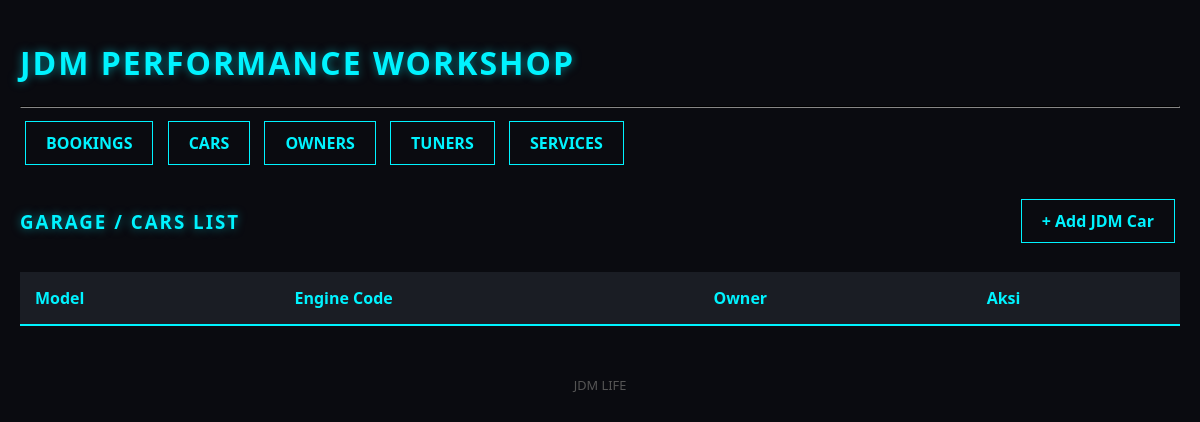
Before: /index.php?page=car_list with the older database file.
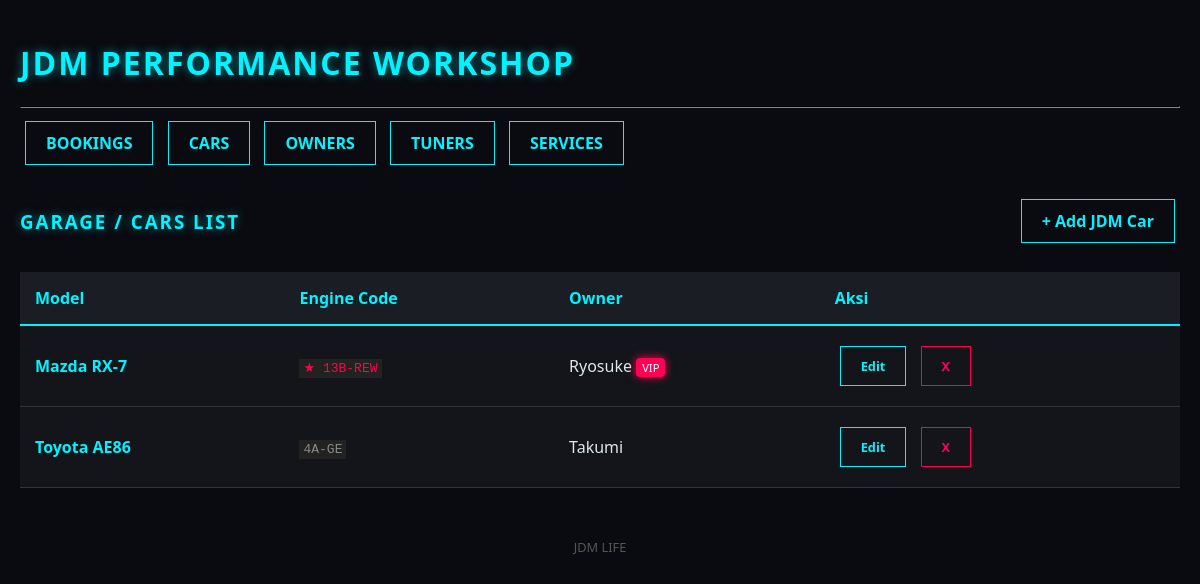
After: the same page with the newer database file.
### tables this page shows
CREATE TABLE IF NOT EXISTS `cars` (
  `id` int(11) NOT NULL AUTO_INCREMENT,
  `id_owner` int(11) NOT NULL,
  `model` varchar(100) NOT NULL,
  `kode_mesin` varchar(50) NOT NULL,
  PRIMARY KEY (`id`),
  FOREIGN KEY (`id_owner`) REFERENCES `owners` (`id`) ON DELETE CASCADE
);

CREATE TABLE IF NOT EXISTS `owners` (
  `id` int(11) NOT NULL AUTO_INCREMENT,
  `nama_owner` varchar(100) NOT NULL,
  `membership_status` enum('Reguler','JDM_VIP') DEFAULT 'Reguler',
  PRIMARY KEY (`id`)
);

### config/Database.php (called while the page is built, shortened)
<?php
class Database {
    protected $host = "localhost";
    protected $user = "root";
    protected $password = "";
    protected $db_name = "jdm_workshop";
    protected $conn;
    public function __construct() {
        $this->conn = new mysqli($this->host, $this->user, $this->password, $this->db_name);
    }
    public function execute($query) {
        return $this->conn->query($query);
    }
}
?>

### models/CarModel.php (called while the page is built, shortened)
<?php
include_once 'config/Database.php';
class CarModel extends Database {
    public function getAllCars() {
        $query = "SELECT c.*, o.nama_owner, o.membership_status
                  FROM cars c
                  JOIN owners o ON c.id_owner = o.id
                  ORDER BY c.id DESC";
        return $this->execute($query);
    }
}
?>

### views/cars/list.php (the view)
<?php include 'views/templates/header.php'; ?>
<div style="display: flex; justify-content: space-between; align-items: center;">
    <h3>Garage / Cars List</h3>
    <a href="index.php?page=car_add" class="btn">+ Add JDM Car</a>
</div>
<table>
    <thead>
        <tr>
            <th>Model</th>
            <th>Engine Code</th>
            <th>Owner</th>
            <th>Aksi</th>
        </tr>
    </thead>
    <tbody>
        <?php foreach ($viewModel->carList as $car): ?>
        <tr>
            <td style="font-weight:bold; color: var(--neon-blue);"><?= $car->model ?></td>
            <td><?= $car->engine_display ?></td>
            <td><?= $car->owner ?> <?= $car->vip_label ?></td>
            <td>
                <a href="index.php?page=car_edit&id=<?= $car->id ?>" class="btn" style="font-size:0.8em">Edit</a>
                <a href="index.php?page=car_delete&id=<?= $car->id ?>" class="btn btn-danger" style="font-size:0.8em" onclick="return confirm('Yakin hapus mobil ini?')">X</a>
            </td>
        </tr>
        <?php endforeach; ?>
    </tbody>
</table>
<?php include 'views/templates/footer.php'; ?>

### index.php (shortened to what this page needs)
<?php
require_once 'viewmodels/CarViewModel.php';
$page = isset($_GET['page']) ? $_GET['page'] : 'home';
$carVM = new CarViewModel();
switch ($page) {
    case 'car_list':
        $carVM->viewCars();
        $viewModel = $carVM;
        include 'views/cars/list.php';
        break;
}
?>

### views/templates/header.php (shortened to what this page needs)
<!DOCTYPE html>
<html lang="en">
<head>
</head>
<body>
<div class="container">
    <h1>JDM Performance Workshop </h1>
    <hr style="border-color: #333;">
    <nav style="margin-bottom: 20px;">
        <a href="index.php?page=booking_list" class="btn">BOOKINGS</a>
        <a href="index.php?page=car_list" class="btn">CARS</a>
        <a href="index.php?page=owner_list" class="btn">OWNERS</a>
        <a href="index.php?page=mech_list" class="btn">TUNERS</a>
        <a href="index.php?page=service_list" class="btn">SERVICES</a>
    </nav>

### views/templates/footer.php
<footer style="margin-top: 50px; text-align: center; color: #555; font-size: 0.8em;">
        <p>JDM LIFE</p>
    </footer>
</div> </body>
</html>

### viewmodels/CarViewModel.php (shortened to what this page needs)
<?php
include_once 'models/CarModel.php';
class CarViewModel {
    private $model;
    public function __construct() {
        $this->model = new CarModel();
    }
    public function viewCars() {
        $result = $this->model->getAllCars();
        while ($row = $result->fetch_assoc()) {
            $car = new stdClass();
            $car->id = $row['id'];
            $car->model = $row['model'];
            $legendaryEngines = ['2JZ', 'RB26', '13B', 'K20', '4G63', 'EJ20'];
            $isLegend = false;
            foreach($legendaryEngines as $eng) {
                if (stripos($row['kode_mesin'], $eng) !== false) {
                    $isLegend = true;
                    break;
                }
            }
            if ($isLegend) {
                $car->engine_display = "<span class='engine-badge' style='color:#ff0055; border-color:#ff0055'>★ " . $row['kode_mesin'] . "</span>";
            } else {
                $car->engine_display = "<span class='engine-badge'>" . $row['kode_mesin'] . "</span>";
            }
            $car->owner = $row['nama_owner'];
            $car->vip_label = ($row['membership_status'] == 'JDM_VIP') ? "<span class='badge-vip'>VIP</span>" : "";
        }
    }
}
?>

### views/templates/header.php (style rules this page uses)
:root { --bg-dark: #0a0b10; --panel-bg: #13151a; --neon-blue: #00f3ff; --neon-pink: #ff0055; --text-main: #e0e6ed; }
body { background-color: var(--bg-dark); color: var(--text-main); font-family: 'Segoe UI', Tahoma, Geneva, Verdana, sans-serif; margin: 0; padding: 20px; }
h1, h2, h3 { text-transform: uppercase; letter-spacing: 2px; color: var(--neon-blue); text-shadow: 0 0 10px rgba(0, 243, 255, 0.5); }
.container { max-width: 1200px; margin: 0 auto; }
table { width: 100%; border-collapse: collapse; margin-top: 20px; background: var(--panel-bg); }
th { background: #1a1d24; color: var(--neon-blue); padding: 15px; text-align: left; border-bottom: 2px solid var(--neon-blue); }
td { padding: 15px; border-bottom: 1px solid #333; }
.badge-vip { background: var(--neon-pink); color: white; padding: 2px 6px; font-size: 0.7em; border-radius: 4px; box-shadow: 0 0 8px var(--neon-pink); }
.engine-badge { color: #888; font-family: monospace; background: #222; padding: 2px 4px; }
.btn { display: inline-block; padding: 10px 20px; margin: 5px; text-decoration: none; font-weight: bold; border: 1px solid var(--neon-blue); color: var(--neon-blue); transition: 0.3s; }
.btn-danger { border-color: var(--neon-pink); color: var(--neon-pink); }

Changed rows visible on the page:
added cars: model "Mazda RX-7", kode_mesin "13B-REW", id_owner.nama_owner "Ryosuke", shows "VIP"
added cars: model "Toyota AE86", kode_mesin "4A-GE", id_owner.nama_owner "Takumi"
